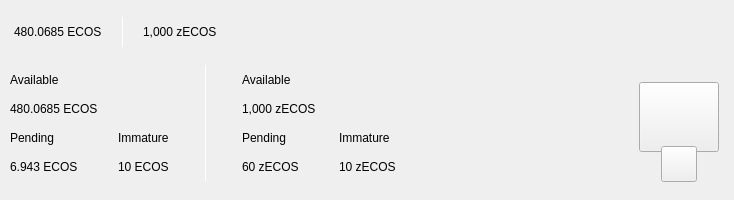
<?xml version="1.0" encoding="UTF-8"?>
<ui version="4.0">
 <class>TopBar</class>
 <widget class="QWidget" name="TopBar">
  <property name="geometry">
   <rect>
    <x>0</x>
    <y>0</y>
    <width>734</width>
    <height>200</height>
   </rect>
  </property>
  <property name="minimumSize">
   <size>
    <width>0</width>
    <height>200</height>
   </size>
  </property>
  <property name="maximumSize">
   <size>
    <width>16777215</width>
    <height>200</height>
   </size>
  </property>
  <property name="windowTitle">
   <string>Form</string>
  </property>
  <layout class="QVBoxLayout" name="verticalLayout_10" stretch="0">
   <property name="spacing">
    <number>0</number>
   </property>
   <property name="leftMargin">
    <number>0</number>
   </property>
   <property name="topMargin">
    <number>0</number>
   </property>
   <property name="rightMargin">
    <number>0</number>
   </property>
   <property name="bottomMargin">
    <number>0</number>
   </property>
   <item>
    <widget class="PFBorderImage" name="containerTop" native="true">
     <layout class="QVBoxLayout" name="verticalLayout_11">
      <property name="spacing">
       <number>0</number>
      </property>
      <property name="leftMargin">
       <number>0</number>
      </property>
      <property name="topMargin">
       <number>0</number>
      </property>
      <property name="rightMargin">
       <number>0</number>
      </property>
      <property name="bottomMargin">
       <number>0</number>
      </property>
      <item>
       <widget class="QWidget" name="top_container_2" native="true">
        <property name="minimumSize">
         <size>
          <width>0</width>
          <height>65</height>
         </size>
        </property>
        <layout class="QHBoxLayout" name="top_container">
         <property name="spacing">
          <number>0</number>
         </property>
         <property name="leftMargin">
          <number>14</number>
         </property>
         <property name="topMargin">
          <number>0</number>
         </property>
         <property name="rightMargin">
          <number>14</number>
         </property>
         <property name="bottomMargin">
          <number>0</number>
         </property>
         <item alignment="Qt::AlignVCenter">
          <widget class="QWidget" name="widgetTopAmount" native="true">
           <property name="sizePolicy">
            <sizepolicy hsizetype="Preferred" vsizetype="Maximum">
             <horstretch>0</horstretch>
             <verstretch>0</verstretch>
            </sizepolicy>
           </property>
           <layout class="QHBoxLayout" name="horizontalLayout_5">
            <property name="spacing">
             <number>0</number>
            </property>
            <property name="leftMargin">
             <number>0</number>
            </property>
            <property name="topMargin">
             <number>0</number>
            </property>
            <property name="rightMargin">
             <number>0</number>
            </property>
            <property name="bottomMargin">
             <number>0</number>
            </property>
            <item alignment="Qt::AlignTop">
             <widget class="QLabel" name="labelAmountTopEcos">
              <property name="minimumSize">
               <size>
                <width>0</width>
                <height>36</height>
               </size>
              </property>
              <property name="styleSheet">
               <string notr="true">padding:0px;margin:0px;</string>
              </property>
              <property name="text">
               <string>480.0685 ECOS</string>
              </property>
             </widget>
            </item>
            <item>
             <spacer name="horizontalSpacer_11">
              <property name="orientation">
               <enum>Qt::Horizontal</enum>
              </property>
              <property name="sizeType">
               <enum>QSizePolicy::Fixed</enum>
              </property>
              <property name="sizeHint" stdset="0">
               <size>
                <width>20</width>
                <height>20</height>
               </size>
              </property>
             </spacer>
            </item>
            <item alignment="Qt::AlignVCenter">
             <widget class="QLabel" name="label_16">
              <property name="minimumSize">
               <size>
                <width>1</width>
                <height>30</height>
               </size>
              </property>
              <property name="maximumSize">
               <size>
                <width>1</width>
                <height>30</height>
               </size>
              </property>
              <property name="styleSheet">
               <string notr="true">background-color:white;
padding:0px;
border:none;</string>
              </property>
              <property name="text">
               <string/>
              </property>
             </widget>
            </item>
            <item>
             <spacer name="horizontalSpacer_12">
              <property name="orientation">
               <enum>Qt::Horizontal</enum>
              </property>
              <property name="sizeType">
               <enum>QSizePolicy::Fixed</enum>
              </property>
              <property name="sizeHint" stdset="0">
               <size>
                <width>20</width>
                <height>20</height>
               </size>
              </property>
             </spacer>
            </item>
            <item alignment="Qt::AlignTop">
             <widget class="QLabel" name="labelAmountTopzEcos">
              <property name="minimumSize">
               <size>
                <width>0</width>
                <height>36</height>
               </size>
              </property>
              <property name="text">
               <string>1,000 zECOS</string>
              </property>
             </widget>
            </item>
           </layout>
          </widget>
         </item>
         <item>
          <spacer name="horizontalSpacer">
           <property name="orientation">
            <enum>Qt::Horizontal</enum>
           </property>
           <property name="sizeHint" stdset="0">
            <size>
             <width>40</width>
             <height>20</height>
            </size>
           </property>
          </spacer>
         </item>
         <item>
          <layout class="QHBoxLayout" name="horizontalLayout_4">
           <property name="spacing">
            <number>12</number>
           </property>
           <property name="rightMargin">
            <number>0</number>
           </property>
           <item alignment="Qt::AlignRight">
            <widget class="QWidget" name="layoutSync" native="true">
             <property name="minimumSize">
              <size>
               <width>0</width>
               <height>36</height>
              </size>
             </property>
             <property name="maximumSize">
              <size>
               <width>16777215</width>
               <height>36</height>
              </size>
             </property>
             <layout class="QVBoxLayout" name="verticalLayout_9">
              <property name="leftMargin">
               <number>0</number>
              </property>
              <property name="topMargin">
               <number>0</number>
              </property>
              <property name="rightMargin">
               <number>0</number>
              </property>
              <property name="bottomMargin">
               <number>0</number>
              </property>
              <item>
               <widget class="ExpandableButton" name="pushButtonSync" native="true">
                <property name="minimumSize">
                 <size>
                  <width>36</width>
                  <height>36</height>
                 </size>
                </property>
                <property name="maximumSize">
                 <size>
                  <width>16777215</width>
                  <height>36</height>
                 </size>
                </property>
               </widget>
              </item>
             </layout>
            </widget>
           </item>
           <item>
            <widget class="ExpandableButton" name="pushButtonMint" native="true">
             <property name="minimumSize">
              <size>
               <width>36</width>
               <height>36</height>
              </size>
             </property>
            </widget>
           </item>
           <item>
            <widget class="ExpandableButton" name="pushButtonStack" native="true">
             <property name="minimumSize">
              <size>
               <width>36</width>
               <height>36</height>
              </size>
             </property>
            </widget>
           </item>
           <item>
            <widget class="ExpandableButton" name="pushButtonColdStaking" native="true">
             <property name="minimumSize">
              <size>
               <width>36</width>
               <height>36</height>
              </size>
             </property>
            </widget>
           </item>
           <item>
            <widget class="ExpandableButton" name="pushButtonConnection" native="true">
             <property name="minimumSize">
              <size>
               <width>36</width>
               <height>36</height>
              </size>
             </property>
            </widget>
           </item>
           <item>
            <widget class="ExpandableButton" name="pushButtonLock" native="true">
             <property name="sizePolicy">
              <sizepolicy hsizetype="Expanding" vsizetype="Expanding">
               <horstretch>0</horstretch>
               <verstretch>0</verstretch>
              </sizepolicy>
             </property>
             <property name="minimumSize">
              <size>
               <width>36</width>
               <height>0</height>
              </size>
             </property>
            </widget>
           </item>
           <item>
            <widget class="ExpandableButton" name="pushButtonTheme" native="true">
             <property name="minimumSize">
              <size>
               <width>36</width>
               <height>36</height>
              </size>
             </property>
             <property name="maximumSize">
              <size>
               <width>16777215</width>
               <height>36</height>
              </size>
             </property>
            </widget>
           </item>
           <item>
            <widget class="ExpandableButton" name="pushButtonFAQ" native="true">
             <property name="minimumSize">
              <size>
               <width>36</width>
               <height>36</height>
              </size>
             </property>
            </widget>
           </item>
          </layout>
         </item>
        </layout>
       </widget>
      </item>
      <item>
       <widget class="QWidget" name="bottom_container" native="true">
        <property name="minimumSize">
         <size>
          <width>0</width>
          <height>135</height>
         </size>
        </property>
        <layout class="QHBoxLayout" name="botton_container">
         <property name="leftMargin">
          <number>10</number>
         </property>
         <property name="topMargin">
          <number>0</number>
         </property>
         <property name="rightMargin">
          <number>10</number>
         </property>
         <property name="bottomMargin">
          <number>10</number>
         </property>
         <item>
          <layout class="QHBoxLayout" name="horizontalLayout_3">
           <property name="bottomMargin">
            <number>9</number>
           </property>
           <item>
            <layout class="QVBoxLayout" name="verticalLayout_7">
             <property name="spacing">
              <number>0</number>
             </property>
             <property name="leftMargin">
              <number>0</number>
             </property>
             <property name="rightMargin">
              <number>30</number>
             </property>
             <item>
              <layout class="QVBoxLayout" name="verticalLayout_2">
               <item>
                <widget class="QLabel" name="labelTitle1">
                 <property name="text">
                  <string>Available</string>
                 </property>
                </widget>
               </item>
               <item>
                <widget class="QLabel" name="labelAmountEcos">
                 <property name="text">
                  <string>480.0685 ECOS</string>
                 </property>
                </widget>
               </item>
              </layout>
             </item>
             <item>
              <layout class="QHBoxLayout" name="horizontalLayout_2">
               <property name="spacing">
                <number>0</number>
               </property>
               <item>
                <layout class="QVBoxLayout" name="verticalLayout_3">
                 <item>
                  <widget class="QLabel" name="labelTitle3">
                   <property name="text">
                    <string>Pending</string>
                   </property>
                  </widget>
                 </item>
                 <item>
                  <widget class="QLabel" name="labelPendingEcos">
                   <property name="text">
                    <string>6.943 ECOS</string>
                   </property>
                  </widget>
                 </item>
                </layout>
               </item>
               <item>
                <spacer name="horizontalSpacer_3">
                 <property name="orientation">
                  <enum>Qt::Horizontal</enum>
                 </property>
                 <property name="sizeType">
                  <enum>QSizePolicy::Fixed</enum>
                 </property>
                 <property name="sizeHint" stdset="0">
                  <size>
                   <width>40</width>
                   <height>20</height>
                  </size>
                 </property>
                </spacer>
               </item>
               <item>
                <layout class="QVBoxLayout" name="verticalLayout_4">
                 <item>
                  <widget class="QLabel" name="labelTitle4">
                   <property name="text">
                    <string>Immature</string>
                   </property>
                  </widget>
                 </item>
                 <item>
                  <widget class="QLabel" name="labelImmatureEcos">
                   <property name="text">
                    <string>10 ECOS</string>
                   </property>
                  </widget>
                 </item>
                </layout>
               </item>
              </layout>
             </item>
            </layout>
           </item>
           <item>
            <widget class="QLabel" name="label_9">
             <property name="minimumSize">
              <size>
               <width>1</width>
               <height>100</height>
              </size>
             </property>
             <property name="maximumSize">
              <size>
               <width>1</width>
               <height>16777215</height>
              </size>
             </property>
             <property name="styleSheet">
              <string notr="true">background-color:white;
padding:0px;
border:none;</string>
             </property>
             <property name="text">
              <string/>
             </property>
            </widget>
           </item>
           <item>
            <layout class="QVBoxLayout" name="verticalLayout_8">
             <property name="spacing">
              <number>0</number>
             </property>
             <property name="leftMargin">
              <number>30</number>
             </property>
             <item>
              <layout class="QVBoxLayout" name="verticalLayout">
               <item>
                <widget class="QLabel" name="labelTitle2">
                 <property name="text">
                  <string>Available</string>
                 </property>
                </widget>
               </item>
               <item>
                <widget class="QLabel" name="labelAmountzEcos">
                 <property name="text">
                  <string>1,000 zECOS</string>
                 </property>
                </widget>
               </item>
              </layout>
             </item>
             <item>
              <layout class="QHBoxLayout" name="horizontalLayout">
               <property name="spacing">
                <number>0</number>
               </property>
               <item>
                <layout class="QVBoxLayout" name="verticalLayout_5">
                 <item>
                  <widget class="QLabel" name="labelTitle5">
                   <property name="text">
                    <string>Pending</string>
                   </property>
                  </widget>
                 </item>
                 <item>
                  <widget class="QLabel" name="labelPendingzEcos">
                   <property name="text">
                    <string>60 zECOS</string>
                   </property>
                  </widget>
                 </item>
                </layout>
               </item>
               <item>
                <spacer name="horizontalSpacer_4">
                 <property name="orientation">
                  <enum>Qt::Horizontal</enum>
                 </property>
                 <property name="sizeType">
                  <enum>QSizePolicy::Fixed</enum>
                 </property>
                 <property name="sizeHint" stdset="0">
                  <size>
                   <width>40</width>
                   <height>20</height>
                  </size>
                 </property>
                </spacer>
               </item>
               <item>
                <layout class="QVBoxLayout" name="verticalLayout_6">
                 <item>
                  <widget class="QLabel" name="labelTitle6">
                   <property name="text">
                    <string>Immature</string>
                   </property>
                  </widget>
                 </item>
                 <item>
                  <widget class="QLabel" name="labelImmaturezEcos">
                   <property name="text">
                    <string>10 zECOS</string>
                   </property>
                  </widget>
                 </item>
                </layout>
               </item>
              </layout>
             </item>
            </layout>
           </item>
          </layout>
         </item>
         <item>
          <spacer name="horizontalSpacer_2">
           <property name="orientation">
            <enum>Qt::Horizontal</enum>
           </property>
           <property name="sizeHint" stdset="0">
            <size>
             <width>40</width>
             <height>20</height>
            </size>
           </property>
          </spacer>
         </item>
         <item alignment="Qt::AlignHCenter|Qt::AlignVCenter">
          <widget class="QWidget" name="qrContainer" native="true">
           <property name="sizePolicy">
            <sizepolicy hsizetype="Preferred" vsizetype="Minimum">
             <horstretch>0</horstretch>
             <verstretch>0</verstretch>
            </sizepolicy>
           </property>
           <property name="minimumSize">
            <size>
             <width>90</width>
             <height>110</height>
            </size>
           </property>
           <property name="maximumSize">
            <size>
             <width>90</width>
             <height>110</height>
            </size>
           </property>
           <layout class="QVBoxLayout" name="containerQR">
            <property name="spacing">
             <number>0</number>
            </property>
            <property name="leftMargin">
             <number>5</number>
            </property>
            <property name="topMargin">
             <number>10</number>
            </property>
            <property name="rightMargin">
             <number>5</number>
            </property>
            <property name="bottomMargin">
             <number>0</number>
            </property>
            <item>
             <widget class="QPushButton" name="btnQr">
              <property name="minimumSize">
               <size>
                <width>70</width>
                <height>70</height>
               </size>
              </property>
              <property name="maximumSize">
               <size>
                <width>16777215</width>
                <height>70</height>
               </size>
              </property>
              <property name="focusPolicy">
               <enum>Qt::NoFocus</enum>
              </property>
              <property name="text">
               <string/>
              </property>
              <property name="iconSize">
               <size>
                <width>70</width>
                <height>70</height>
               </size>
              </property>
             </widget>
            </item>
            <item>
             <spacer name="verticalSpacer">
              <property name="orientation">
               <enum>Qt::Vertical</enum>
              </property>
              <property name="sizeType">
               <enum>QSizePolicy::Fixed</enum>
              </property>
              <property name="sizeHint" stdset="0">
               <size>
                <width>20</width>
                <height>20</height>
               </size>
              </property>
             </spacer>
            </item>
            <item alignment="Qt::AlignHCenter|Qt::AlignBottom">
             <widget class="QPushButton" name="pushButtonQR">
              <property name="minimumSize">
               <size>
                <width>36</width>
                <height>36</height>
               </size>
              </property>
              <property name="maximumSize">
               <size>
                <width>36</width>
                <height>36</height>
               </size>
              </property>
              <property name="focusPolicy">
               <enum>Qt::NoFocus</enum>
              </property>
              <property name="text">
               <string/>
              </property>
             </widget>
            </item>
           </layout>
          </widget>
         </item>
        </layout>
       </widget>
      </item>
     </layout>
    </widget>
   </item>
  </layout>
 </widget>
 <customwidgets>
  <customwidget>
   <class>ExpandableButton</class>
   <extends>QWidget</extends>
   <header>qt/ecodollar/expandablebutton.h</header>
   <container>1</container>
  </customwidget>
  <customwidget>
   <class>PFBorderImage</class>
   <extends>QFrame</extends>
   <header>qt/ecodollar/pfborderimage.h</header>
   <container>1</container>
  </customwidget>
 </customwidgets>
 <resources/>
 <connections/>
</ui>
